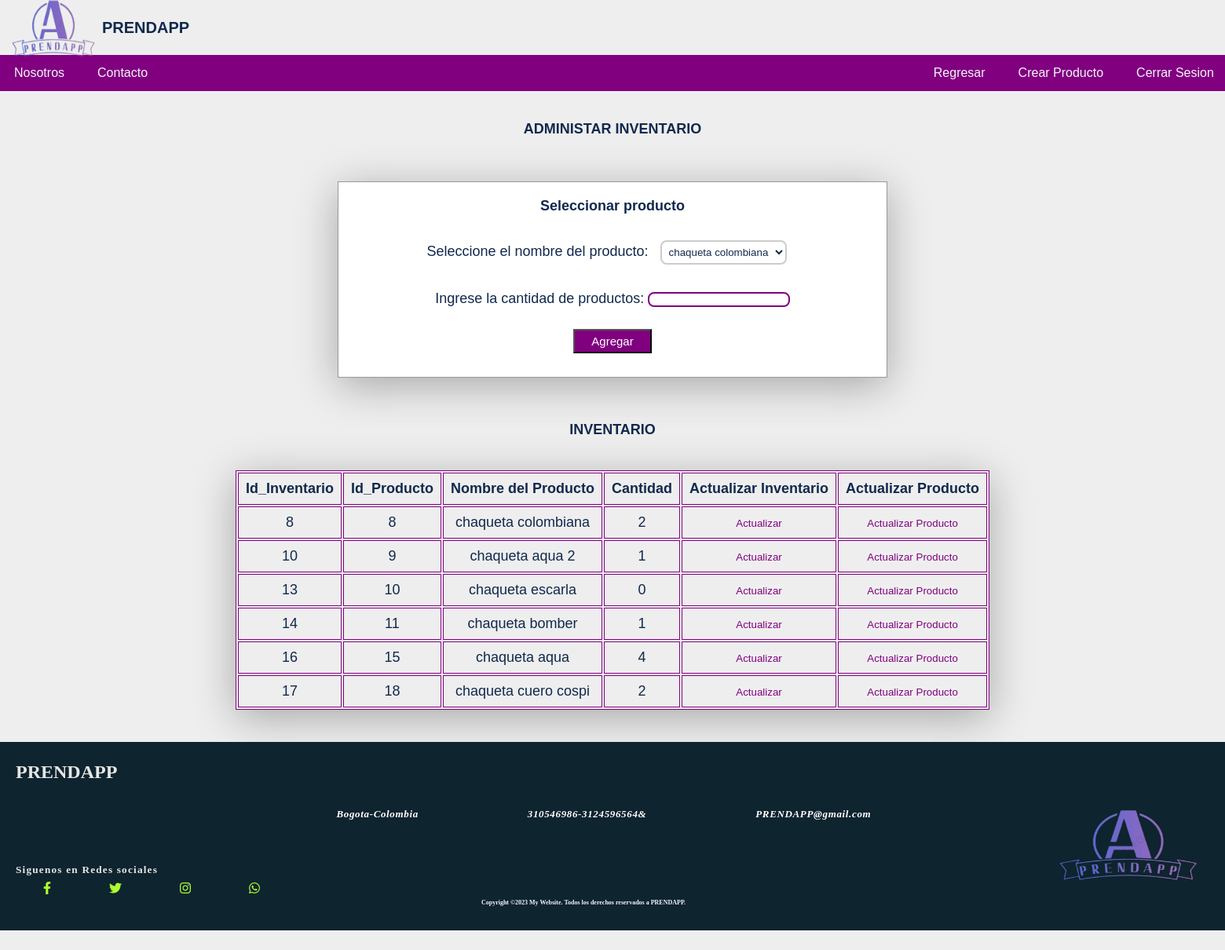
/prendapp/inventario.php (signed in), run on the app's committed database.
### tables this page shows
CREATE TABLE `inventario` (
  `id_inventario` int(11) NOT NULL,
  `id_producto` int(11) NOT NULL,
  `cantidad` int(11) DEFAULT NULL,
  `fechaCreacion` date DEFAULT NULL,
  `fechaActualizacion` date NOT NULL
);

CREATE TABLE `producto` (
  `id_producto` int(11) NOT NULL,
  `cedula` varchar(12) DEFAULT NULL,
  `nombre` varchar(80) DEFAULT NULL,
  `precio` double DEFAULT NULL,
  `clima` varchar(30) DEFAULT NULL,
  `genero` varchar(30) DEFAULT NULL,
  `talla` varchar(10) DEFAULT NULL,
  `color` varchar(30) DEFAULT NULL,
  `url_imagen` varchar(500) NOT NULL
);

### prendapp/inventario.php (the view, shortened to what this page needs)
<?php
$usuario = $_SESSION['cedula'];
?>
<!DOCTYPE html>
<html xmlns="http://www.w3.org/1999/xhtml">
<head runat="server">
    <link href="styleInventario.css" rel="stylesheet"/>
    <link href="styleHeader.css" rel="stylesheet"  >
    <link href="stylePie.css" rel="stylesheet">
    <link rel="stylesheet" href="https://cdnjs.cloudflare.com/ajax/libs/font-awesome/6.1.0/css/all.min.css">
</head>
<body>
<header>
        <div class="ancho">
        <div class="logo">
            <img src="Imagenes/Prendapp-1.png" alt="Logo Empresa">
            <h1>PRENDAPP</h1>
        </div>
            <ul>
            <li><a href="nosotros.php">Nosotros</a></li>
                <li><a href="#contacto">Contacto</a></li>
                <li style="float:right"><a href="cerrarSesion.php" >Cerrar Sesion</a></li>
                <li style="float:right"><a href="crearProductos.php" >Crear Producto</a></li>
                <li style="float:right"><a href="paginaClientes.php" >Regresar</a></li>
            </ul>
        </div>
    </header>
        <br><br />
     <br />
    <center><h1 class="letras">ADMINISTAR INVENTARIO</h1></center>
    <br/><br/>
    <div class="contenedor">
  <div><h3 class="letras">Seleccionar producto</h3></div><br/>
  <div><form id="administrarInventario" method="post" action="inventario.php">
  <?php
    include_once "conexion.php";
    $consulta = "SELECT id_producto, nombre FROM producto WHERE cedula = ?";
    if($productosActuales = $conn->prepare($consulta)){
        $productosActuales->bind_param('i',$usuario);
        $productosActuales->execute();
        $productosActuales->bind_result($id_producto, $nombre);
       echo "<label for='id_producto' class='letras'>Seleccione el nombre del producto:</label>";
       echo "<select name='id_producto' class='select' id='id_producto'>";
        while($productosActuales->fetch()){
            echo "<option value='" . $id_producto . "'style='color:#11294d;'>" . $nombre . "</option>";
        }
        echo "</select></div><br/>";
    }
    ?>
    <div>
    <label for="cantidad" class="letras">Ingrese la cantidad de productos:</label>
    <input class="cantidad" type="text" name="cantidad" class="input-control">
    <br><br>
    <div>
        <button type="submit" class="button" value="Agregar" name="administrarInventario" >Agregar</button>
    </div>
  </div>
</div>
    <br/><br/>
    <center><h3 class="letras">INVENTARIO</h3></center>
    <br/><br/>
    <div>
    <?php
    $sql = "SELECT i.id_inventario, p.id_producto, p.nombre AS nombre_producto, i.cantidad FROM inventario i JOIN producto p ON i.id_producto = p.id_producto WHERE p.cedula = ?";
    if($inventariosActuales = $result = $conn->prepare($sql)){
        $inventariosActuales->bind_param('i', $usuario);
        $inventariosActuales->execute();
        $inventariosActuales->bind_result($id_inventario, $id_producto, $nombre_producto, $cantidad);
        echo "<table><tr><th>Id_Inventario</th><th>Id_Producto</th><th>Nombre del Producto</th><th>Cantidad</th><th>Actualizar Inventario</th><th>Actualizar Producto</th></tr>";
        while($inventariosActuales->fetch()){
            echo "<tr><td>".$id_inventario. "</td>
                  <td>".$id_producto. "</td>
                  <td>".$nombre_producto. "</td>
                  <td>".$cantidad. "</td>
                  <td><form method='post' action='actualizarInventario.php'>
                  <input type='hidden' name='id_inventario' value='".$id_inventario."'>
                  <button type='submit' class='link' onclick='return confirm(\"¿Estás seguro de que quieres actualizar este Inventario?\")'>Actualizar</button>
              </form></td>
              <td><form method='post' action='actualizarProducto.php'>
              <input type='hidden' name='id_producto' value='".$id_producto."'>
              <button type='submit' class='link' onclick='return confirm(\"¿Estás seguro de que quieres actualizar este Inventario?\")'>Actualizar Producto</button>
          </form></td></tr>";
        }
        echo "</table><br><br>";
    }
    ?>
    </div>
</body>
<footer style="min-height:30vh">
    <h2 id="contacto" >PRENDAPP</h2>
    <br>
    <p class="pt">
        <img  class="img-t" src="Imagenes/Prendapp-1.png" alt="Descripción de la imagen">
        &nbsp;
        Bogota-Colombia
        310546986-3124596564&
        PRENDAPP@gmail.com
        </p>
        <br><br>
        <h5>Siguenos en Redes sociales</h5>
        <a href="https://www.facebook.com" class="social-icon" target="_blank"><i class="fab fa-facebook-f"></i></a>
        <a href="https://www.twitter.com" class="social-icon" target="_blank"><i class="fab fa-twitter"></i></a>
        <a href="https://www.instagram.com" class="social-icon" target="_blank"><i class="fab fa-instagram"></i></a>
        <a href="https://api.whatsapp.com/send?phone=1234567890" class="social-icon" target="_blank"><i class="fab fa-whatsapp"></i></a>
        <p class="py">&nbsp;&nbsp;&nbsp;&nbsp;&nbsp;&nbsp;&nbsp;&nbsp;&nbsp;&nbsp;&nbsp;&nbsp;&nbsp;&nbsp;&nbsp;&nbsp;&nbsp;&nbsp;&nbsp;&nbsp;&nbsp;
            &nbsp;&nbsp;&nbsp;&nbsp;&nbsp;&nbsp;&nbsp;&nbsp;&nbsp;&nbsp;&nbsp;&nbsp;&nbsp;&nbsp;&nbsp;&nbsp;&nbsp;&nbsp;&nbsp;&nbsp;&nbsp;&nbsp;
            &nbsp;&nbsp;&nbsp;&nbsp;&nbsp;&nbsp;&nbsp;&nbsp;&nbsp;&nbsp;&nbsp;&nbsp;&nbsp;&nbsp;&nbsp;&nbsp;&nbsp;&nbsp;&nbsp;&nbsp;&nbsp;&nbsp;
            &nbsp;&nbsp;&nbsp;&nbsp;&nbsp;&nbsp;&nbsp;&nbsp;&nbsp;&nbsp;&nbsp;&nbsp;&nbsp;&nbsp;&nbsp;&nbsp;&nbsp;&nbsp;&nbsp;&nbsp;&nbsp;&nbsp;
            &nbsp;&nbsp;&nbsp;&nbsp;&nbsp;&nbsp;&nbsp;&nbsp;&nbsp;&nbsp;&nbsp;&nbsp;&nbsp;&nbsp;&nbsp;&nbsp;&nbsp;&nbsp;&nbsp;&nbsp;&nbsp;&nbsp;Copyright ©2023 My Website. Todos los derechos reservados a PRENDAPP.</p>
</footer>
</html>

### prendapp/styleInventario.css (style rules this page uses)
body { font-family:sans-serif; background: #eeeeee; }
.contenedor { margin:20px auto; width:100%; max-width:700px; border: 1px solid #999; padding: 20px; background:white; box-shadow:0 10px 50px rgba(0,0,0,0.3); text-align: center; }
.button { margin-top:10px; margin:10px; background:purple; color:white; font-size:15px; padding: 5px; width: 100px; cursor:pointer; }
.select { padding:5px; border: 2px solid #ccc; border-radius:8px; outline: none; color: #11294d; background-color: #fff; transition:border-color 0.3s; margin: 15px; }
.cantidad { border: 2px solid ; border-radius:8px; color : purple; }
.letras { color: #11294d; font-size:18px; }
table, th, td { margin:auto; border: 1px solid purple; height: 45%; margin-top: 5px; margin-bottom: 5px; color:#11294d; font-size:18px; text-align: center; }
table { box-shadow:0 10px 50px rgba(0,0,0,0.3); }
th, td { padding: 9px; }
.link { color:purple; text-decoration: none; cursor: pointer; border: none; }

### prendapp/styleHeader.css (style rules this page uses)
:root { --green: hsl(162, 45%, 56%); --lead: hsl(162, 2%, 56%); --tex-white: hsl(0, 0%, 100%); --text-ligth-gray: hsl(0, 0%, 90%); --body-bg-color: hsl(200, 54%, 12%); --glass-bg-color: hsla(0, 0%, 100%, 0.05); --border-color: hsla(0, 0%, 100%, 0.25); --blur: blur(10px); --button-hover-color: hsla(0, 0%, 0%, 0.3); }
body { background-color: #eeeeee; }
header { width: 100%; height: 100px; background-color:transparent; color: #11294d; padding: 10px; display: flex; justify-content: space-between; align-items: center; position:relative; top: 56; }
.ancho { width: 100%; height: 100px; background: transparent; }
.logo { width: 40%; height: 70px; display: flex; align-items: center; }
.logo img { width: 120px; height: 80px; margin-right: 0px; }
.logo h1 { white-space:nowrap; margin: 0; text-align: justify; font-size: 20px; }
ul { width: 102%; list-style-type: none; margin: 0; padding: 0; overflow: hidden; background-color: purple; border-right: 1px solid rgb(0, 255, 221); margin-left: -18px; }
li { float: left; }
li a { display: block; color: whitesmoke; padding: 14px 16px; text-decoration: none; margin-left: 10px; }

### prendapp/stylePie.css (style rules this page uses)
:root { --green: hsl(162, 45%, 56%); --lead: hsl(162, 2%, 56%); --tex-white: hsl(0, 0%, 100%); --text-ligth-gray: hsl(0, 0%, 90%); --body-bg-color: hsl(200, 54%, 12%); --glass-bg-color: hsla(0, 0%, 100%, 0.05); --border-color: hsla(0, 0%, 100%, 0.25); --blur: blur(10px); --button-hover-color: hsla(0, 0%, 0%, 0.3); }
* { margin: 0; padding: 0; box-sizing: border-box; }
footer { background-color: var(--body-bg-color); color: var(--text-ligth-gray); font-family:'Times New Roman', Times, serif; font-weight: 900; font-size: 16px; line-height: 1.5; padding: 20px; text-align: left; }
.img-t { height: 100px; width: 200px; float: right; margin: 0px 0px 85px 100px; }
.social-icon { color: greenyellow; margin: 0 35px; }
h5 { font-size: 18spx; line-height: 1.8em; text-align: left; letter-spacing: .09em; font-weight: bold; }
.pt { line-height: 1.8em; word-spacing: 135px; letter-spacing: 0.05em; font-style: italic; font-size: 13px; font-weight: 400%; text-align: center; color: white; }
.py { font-size: 8px; color: aliceblue; text-align: center; }

### data on the page
inventario: id_inventario "8", id_producto.id_producto "8", id_producto.nombre "chaqueta colombiana", cantidad "2"
inventario: id_inventario "10", id_producto.id_producto "9", id_producto.nombre "chaqueta aqua 2", cantidad "1"
inventario: id_inventario "13", id_producto.id_producto "10", id_producto.nombre "chaqueta escarla", cantidad "0"
inventario: id_inventario "14", id_producto.id_producto "11", id_producto.nombre "chaqueta bomber", cantidad "1"
inventario: id_inventario "16", id_producto.id_producto "15", id_producto.nombre "chaqueta aqua", cantidad "4"
inventario: id_inventario "17", id_producto.id_producto "18", id_producto.nombre "chaqueta cuero cospi", cantidad "2"

### other printed values
form field id_producto "chaqueta colombiana"
